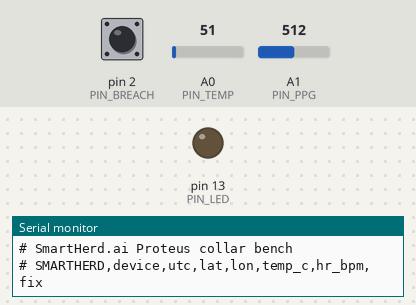
Bench run of a sketch on a simulated Arduino Uno, built with avr-gcc and run on an emulated ATmega328P. On the bench: output pins drawn as LEDs (lit = HIGH), the last lines printed to the serial monitor. Inputs (shaded band) come from the test bench; at power-on: pin 2 (PIN_BREACH) HIGH, A0 (PIN_TEMP) = 51, A1 (PIN_PPG) = 512.

Above: at 1.0 s.
At 7.0 s:
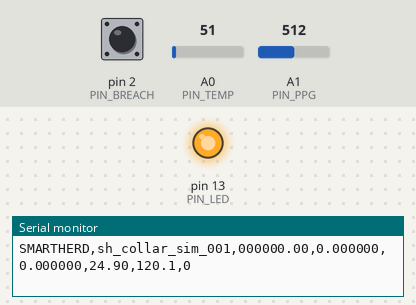
Timing chart, 0 to 9.2 s (numbered marks = the images above):
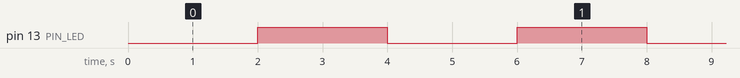

The sketch:

proteus_collar.ino
```cpp
// (licence header left out)
#include <SoftwareSerial.h>

// ---------------------------------------------------------------------------
// Configuration
// ---------------------------------------------------------------------------
const char DEVICE_ID[] = "sh_collar_sim_001";

const uint8_t PIN_TEMP     = A0;
const uint8_t PIN_PPG      = A1;
const uint8_t PIN_BREACH   = 2;
const uint8_t PIN_LED      = 13;
const uint8_t PIN_GPS_RX   = 8;
const uint8_t PIN_GPS_TX   = 9;

// Real collar duty cycle is 300 s. That is unbearable on a bench, so the
// simulation clock is compressed. Keep SAMPLE_PERIOD_MS in sync with the
// --speedup flag on proteus_bridge.py or the timestamps will drift.
const unsigned long SAMPLE_PERIOD_MS = 2000UL;   // 2 s bench == 300 s field

SoftwareSerial gpsSerial(PIN_GPS_RX, PIN_GPS_TX);

// ---------------------------------------------------------------------------
// State
// ---------------------------------------------------------------------------
char   nmeaBuf[96];
uint8_t nmeaLen = 0;

float  lastLat = 0.0f, lastLon = 0.0f;
char   lastUtc[11] = "000000.00";
bool   haveFix = false;

unsigned long lastSample = 0;

// ---------------------------------------------------------------------------
// Sensors
// ---------------------------------------------------------------------------

/* LM35 outputs 10 mV per degree C. With the default 5 V reference and a
 * 10-bit ADC that is 4.887 mV per count, so roughly 0.49 C per count. That
 * quantisation is coarse for a 0.3 C fever ramp, which is exactly the point
 * of simulating it: the bench shows you the resolution problem before you
 * have soldered anything. On the real collar this is a digital sensor. */
float readTemperatureC() {
  uint16_t acc = 0;
  for (uint8_t i = 0; i < 16; i++) {          // oversample to claw back ~2 bits
    acc += analogRead(PIN_TEMP);
    delay(2);
  }
  float counts = acc / 16.0f;
  return (counts * 5.0f / 1024.0f) * 100.0f;
}

/* The potentiometer stands in for a PPG front end. Sweep it during a run to
 * inject a tachycardia episode by hand and watch the classifier react. */
float readHeartRateBpm() {
  uint16_t raw = analogRead(PIN_PPG);
  return 40.0f + (raw / 1023.0f) * 160.0f;    // 40 - 200 bpm
}

// ---------------------------------------------------------------------------
// GPS - minimal $GPRMC parser
// ---------------------------------------------------------------------------

static float nmeaToDecimal(const char *field, char hemi) {
  // ddmm.mmmm or dddmm.mmmm
  const char *dot = strchr(field, '.');
  if (!dot) return 0.0f;
  uint8_t degDigits = (uint8_t)(dot - field) - 2;
  char degBuf[4] = {0};
  memcpy(degBuf, field, degDigits);
  float deg = atof(degBuf);
  float min = atof(field + degDigits);
  float dec = deg + min / 60.0f;
  if (hemi == 'S' || hemi == 'W') dec = -dec;
  return dec;
}

static void parseRMC(char *s) {
  // $GPRMC,utc,status,lat,N,lon,E,speed,course,date,...
  char *f[13] = {0};
  uint8_t n = 0;
  for (char *p = strtok(s, ","); p && n < 13; p = strtok(NULL, ",")) f[n++] = p;
  if (n < 7) return;
  if (f[2] == NULL || f[2][0] != 'A') { haveFix = false; return; }

  strncpy(lastUtc, f[1], sizeof(lastUtc) - 1);
  lastLat = nmeaToDecimal(f[3], f[4][0]);
  lastLon = nmeaToDecimal(f[5], f[6][0]);
  haveFix = true;
}

static void pumpGps() {
  while (gpsSerial.available()) {
    char c = gpsSerial.read();
    if (c == '\n' || c == '\r') {
      if (nmeaLen > 6) {
        nmeaBuf[nmeaLen] = '\0';
        if (strncmp(nmeaBuf, "$GPRMC", 6) == 0) parseRMC(nmeaBuf);
      }
      nmeaLen = 0;
    } else if (nmeaLen < sizeof(nmeaBuf) - 1) {
      nmeaBuf[nmeaLen++] = c;
    }
  }
}

// ---------------------------------------------------------------------------

void setup() {
  Serial.begin(9600);
  gpsSerial.begin(9600);
  pinMode(PIN_LED, OUTPUT);
  pinMode(PIN_BREACH, INPUT_PULLUP);
  Serial.println(F("# SmartHerd.ai Proteus collar bench"));
  Serial.println(F("# SMARTHERD,device,utc,lat,lon,temp_c,hr_bpm,fix"));
}

void loop() {
  pumpGps();

  if (millis() - lastSample < SAMPLE_PERIOD_MS) return;
  lastSample = millis();

  digitalWrite(PIN_LED, !digitalRead(PIN_LED));

  float tempC = readTemperatureC();
  float hr    = readHeartRateBpm();

  // The manual breach switch nudges the reported position outside the fence.
  // It exists so the deterministic fence path can be tested without waiting
  // for the NMEA feed to reach a boundary.
  float lat = lastLat, lon = lastLon;
  if (digitalRead(PIN_BREACH) == LOW) {
    lat += 0.0300f;          // ~3.3 km north, well outside any fence
  }

  Serial.print(F("SMARTHERD,"));
  Serial.print(DEVICE_ID);        Serial.print(',');
  Serial.print(lastUtc);          Serial.print(',');
  Serial.print(lat, 6);           Serial.print(',');
  Serial.print(lon, 6);           Serial.print(',');
  Serial.print(tempC, 2);         Serial.print(',');
  Serial.print(hr, 1);            Serial.print(',');
  Serial.println(haveFix ? '1' : '0');
}
```

Measured:
- by itself, pin 13 (PIN_LED): alternates HIGH for 2.0 s and LOW for 2.0 s
